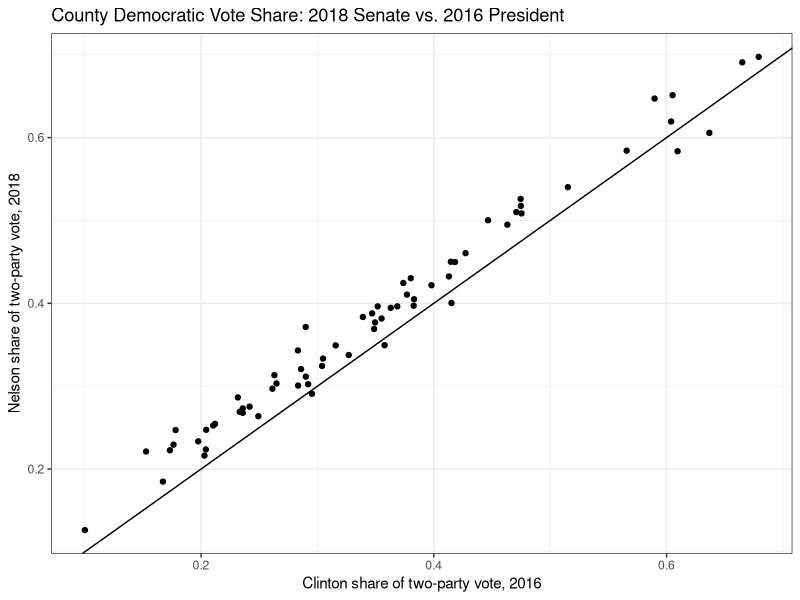
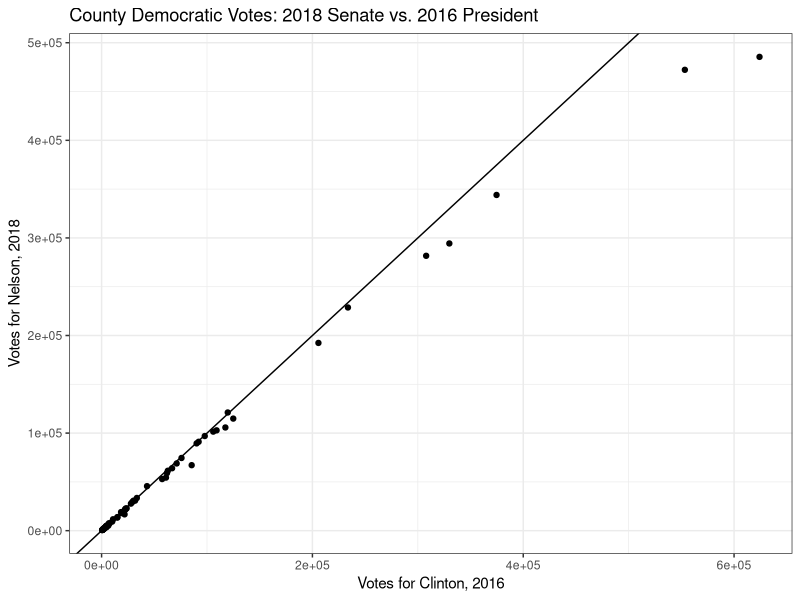
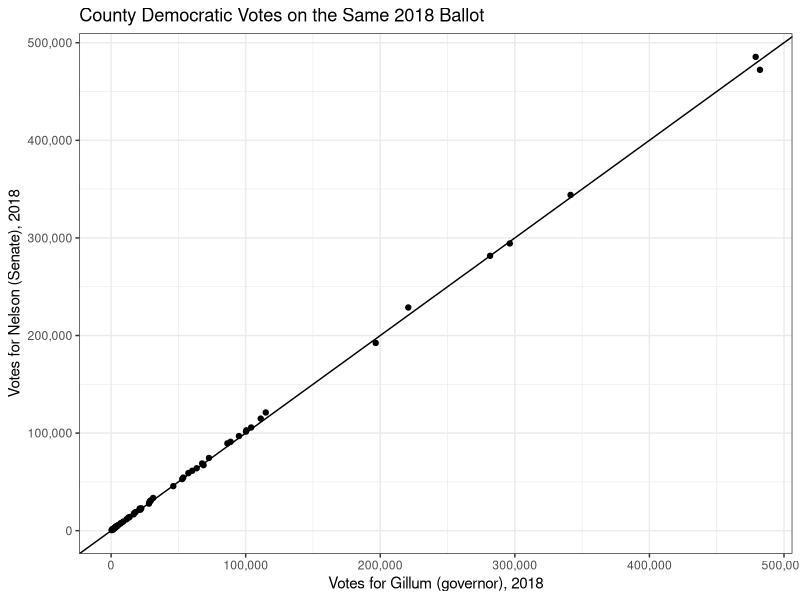
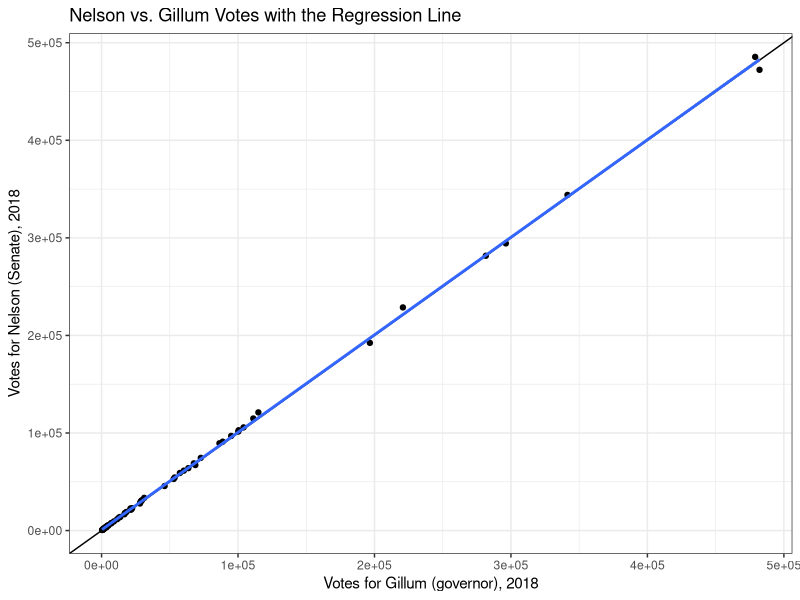
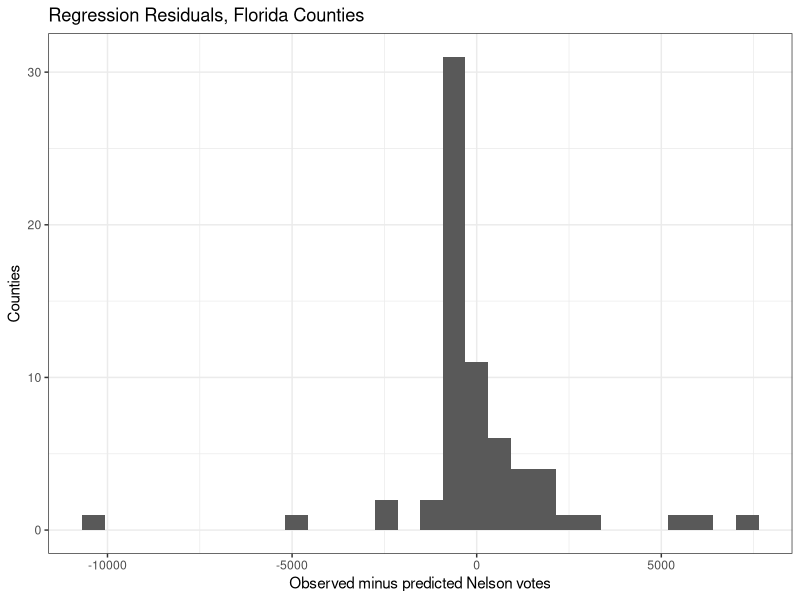
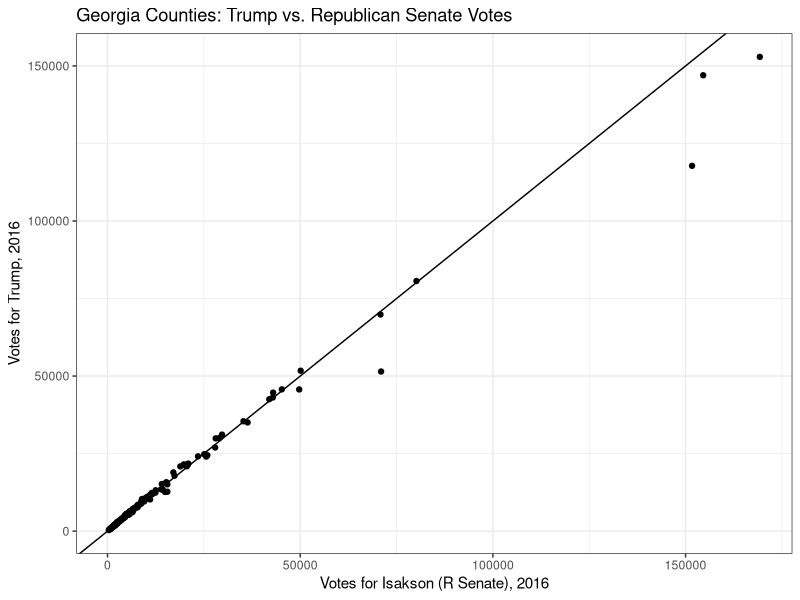
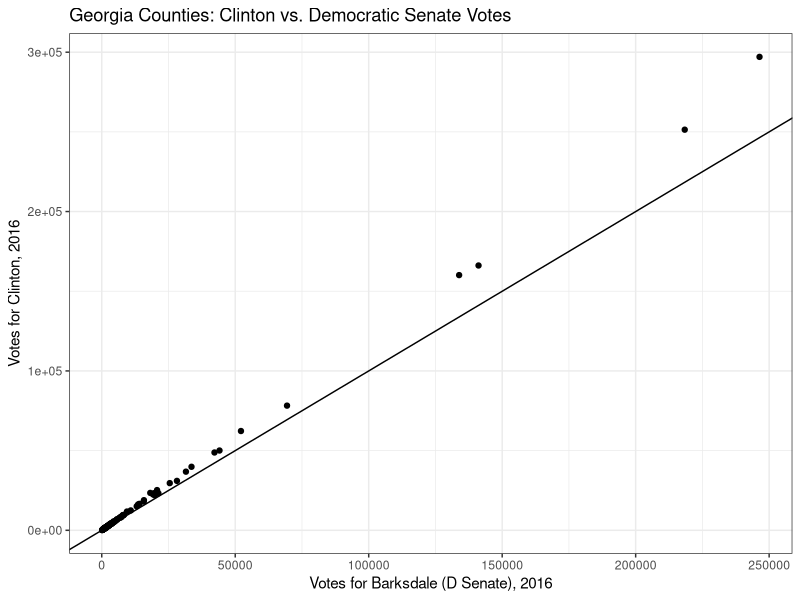

R code for these plots, in order:
## ---- chunk 1
knitr::opts_chunk$set(echo = TRUE, message = FALSE, warning = FALSE)
## ---- chunk 2
library(tidyverse)

elections = read.csv("florida_georgia.csv")

glimpse(elections)

florida = elections |>
  filter(state == "FL")

florida |>
  count(state)
## ---- chunk 3
florida |>
  summarize(
    Nelson = sum(SenDemVote2018),
    Scott = sum(SenRepVote2018)
  ) |>
  mutate(Margin = Scott - Nelson)
## ---- chunk 4
florida = florida |>
  mutate(
    SenVotes2018 = SenDemVote2018 + SenRepVote2018,
    GovVotes2018 = GovDemVote2018 + GovRepVote2018,
    Undervote2018 = GovVotes2018 - SenVotes2018,
    PctUndervote2018 = Undervote2018 / GovVotes2018,
    PresVotes2016 = PresDemVote2016 + PresRepVote2016,
    SenVotes2016 = SenDemVote2016 + SenRepVote2016,
    PctUndervote2016 = (PresVotes2016 - SenVotes2016) / PresVotes2016
  )

florida |>
  arrange(desc(Undervote2018)) |>
  select(county, SenVotes2018, GovVotes2018, Undervote2018, PctUndervote2018) |>
  head()
## ---- chunk 5
Broward = florida |>
  filter(county == "Broward")

OtherCounties = florida |>
  filter(county != "Broward")

BrowardPct2018 = Broward |>
  pull(PctUndervote2018)

OtherPct2018 = OtherCounties |>
  summarize(Avg = mean(PctUndervote2018)) |>
  pull(Avg)

BrowardPct2018
OtherPct2018

CrossSection = BrowardPct2018 - OtherPct2018
CrossSection

BrowardGov = Broward |>
  pull(GovVotes2018)

CrossSection * BrowardGov
## ---- chunk 6
BrowardPct2016 = Broward |>
  pull(PctUndervote2016)

BrowardPct2016
BrowardPct2018

BrowardPct2018 - BrowardPct2016
## ---- chunk 7
Changes = florida |>
  mutate(Group = if_else(county == "Broward", "Broward", "Other counties")) |>
  group_by(Group) |>
  summarize(Change = mean(PctUndervote2018 - PctUndervote2016))

Changes

BrowardChange = Changes |>
  filter(Group == "Broward") |>
  pull(Change)

OtherChange = Changes |>
  filter(Group == "Other counties") |>
  pull(Change)

DiD = BrowardChange - OtherChange
DiD

DiD * BrowardGov
## ---- chunk 8
florida |>
  ggplot(aes(x = PresDemPct2016, y = SenDemPct2018)) +
  geom_point() +
  geom_abline() +
  labs(
    x = "Clinton share of two-party vote, 2016",
    y = "Nelson share of two-party vote, 2018",
    title = "County Democratic Vote Share: 2018 Senate vs. 2016 President"
  ) +
  theme_bw()

cor(florida$SenDemPct2018, florida$PresDemPct2016)

florida |>
  ggplot(aes(x = PresDemVote2016, y = SenDemVote2018)) +
  geom_point() +
  geom_abline() +
  labs(
    x = "Votes for Clinton, 2016",
    y = "Votes for Nelson, 2018",
    title = "County Democratic Votes: 2018 Senate vs. 2016 President"
  ) +
  theme_bw()

cor(florida$SenDemVote2018, florida$PresDemVote2016)
## ---- chunk 9
florida |>
  ggplot(aes(x = GovDemVote2018, y = SenDemVote2018)) +
  geom_point() +
  geom_abline() +
  labs(
    x = "Votes for Gillum (governor), 2018",
    y = "Votes for Nelson (Senate), 2018",
    title = "County Democratic Votes on the Same 2018 Ballot"
  ) +
  scale_x_continuous(labels = scales::comma) +
  scale_y_continuous(labels = scales::comma) +
  theme_bw()

cor(florida$SenDemVote2018, florida$GovDemVote2018)
## ---- chunk 10
fl.reg = lm(SenDemVote2018 ~ GovDemVote2018, data = florida)

fl.reg
## ---- chunk 11
florida |>
  ggplot(aes(x = GovDemVote2018, y = SenDemVote2018)) +
  geom_point() +
  geom_abline() +
  geom_smooth(method = "lm") +
  labs(
    x = "Votes for Gillum (governor), 2018",
    y = "Votes for Nelson (Senate), 2018",
    title = "Nelson vs. Gillum Votes with the Regression Line"
  ) +
  theme_bw()
## ---- chunk 12
Predicted = predict(fl.reg, newdata = Broward)
Predicted

Observed = Broward |>
  pull(SenDemVote2018)
Observed

Observed - Predicted
## ---- chunk 13
regNoBroward = lm(SenDemVote2018 ~ GovDemVote2018, data = OtherCounties)

regNoBroward

PredictedNoBroward = predict(regNoBroward, newdata = Broward)
PredictedNoBroward

Observed - PredictedNoBroward
## ---- chunk 14
florida = florida |>
  mutate(Residual = SenDemVote2018 - predict(fl.reg, newdata = florida))

florida |>
  ggplot(aes(x = Residual)) +
  geom_histogram(bins = 30) +
  labs(x = "Observed minus predicted Nelson votes", y = "Counties",
       title = "Regression Residuals, Florida Counties") +
  theme_bw()

florida |>
  arrange(Residual) |>
  select(county, Residual) |>
  head()
## ---- chunk 15
set.seed(42)
n_iterations = 1000
Shortfalls = NULL

for (i in 1:n_iterations) {
  Resample = OtherCounties |>
    slice_sample(prop = 1, replace = TRUE)

  regSample = lm(SenDemVote2018 ~ GovDemVote2018, data = Resample)

  Diff = predict(regSample, newdata = Broward) - Observed

  Shortfalls = c(Shortfalls, Diff)
}

quantile(Shortfalls, c(.025, .5, .975))

mean(Shortfalls > 10033)
## ---- chunk 16
georgia = elections |>
  filter(state == "GA")

georgia |>
  ggplot(aes(x = SenRepVote2016, y = PresRepVote2016)) +
  geom_point() +
  geom_abline() +
  labs(x = "Votes for Isakson (R Senate), 2016", y = "Votes for Trump, 2016",
       title = "Georgia Counties: Trump vs. Republican Senate Votes") +
  theme_bw()

georgia |>
  ggplot(aes(x = SenDemVote2016, y = PresDemVote2016)) +
  geom_point() +
  geom_abline() +
  labs(x = "Votes for Barksdale (D Senate), 2016", y = "Votes for Clinton, 2016",
       title = "Georgia Counties: Clinton vs. Democratic Senate Votes") +
  theme_bw()

georgia |>
  summarize(
    TrumpMinusIsakson = sum(PresRepVote2016 - SenRepVote2016),
    ClintonMinusBarksdale = sum(PresDemVote2016 - SenDemVote2016)
  )
